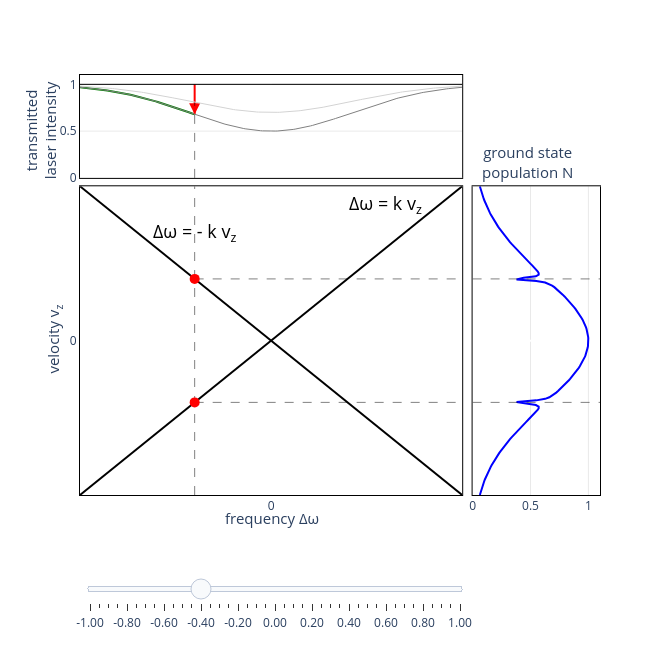

The code cell stored with this chart in its notebook:
### Code cell
import numpy as np
import plotly.graph_objects as go
from plotly.subplots import make_subplots
from scipy.stats import norm, cauchy

# FWHM = 2.355 * sigma, so sigma = FWHM / 2.355
fwhm = 1
sigma = fwhm / 2.355

# Prepare data
v = np.linspace(-1, 1, 100)
L = 1 * v
width = 0.02;


x_right = np.linspace(-1, 1, 200)

def profile_right(v0):
    exc1 = cauchy.pdf(2*(x_right-v0)/width) / cauchy.pdf(0)
    exc2 = cauchy.pdf(2*(x_right+v0)/width) / cauchy.pdf(0)
    if (v0==0):
        ngs = norm.pdf(x_right, 0, sigma)/norm.pdf(0, 0, sigma) * ( 1 - 0.55*exc1 )
    else:
        ngs = norm.pdf(x_right, 0, sigma)/norm.pdf(0, 0, sigma) * ( 1 - 0.45*exc1 ) * ( 1 - 0.45*exc2 )
    return ngs


# Bottom plot - Gaussian
#def gaussian_b(v0):
#    x_bottom = np.linspace(-1, 1, 200)
#    return profile_bottom(v0, x_bottom)

# Left plot - 1 - 0.5*Gaussian
#x_top = np.linspace(-1, 1, 200)
#gaussian_top = norm.pdf(x_top, 0, sigma)/norm.pdf(0, 0, sigma)
#profile_top = 1 - 0.3 * gaussian_top

def x_top(x):
    return np.linspace(-1, x, int(100*(1+x)))

def profile_top(x):
    return 1 - 0.3 * norm.pdf(x, 0, sigma)/norm.pdf(0, 0, sigma)

def profile2_top(x):
    return 1 - 0.5 * norm.pdf(x, 0, sigma)/norm.pdf(0, 0, sigma)

def profile_lambdip_top(x):
    return 1 - 0.5 * norm.pdf(x, 0, sigma)/norm.pdf(0, 0, sigma) + 0.15 * cauchy.pdf(2*x/(1.4*width)) / cauchy.pdf(0)




# Create subplots
fig = make_subplots(
    rows=2, cols=2,
    row_heights=[0.25, 0.75],
    column_widths=[0.75, 0.25],
    horizontal_spacing=0.02,
    vertical_spacing=0.02,
    specs=[[{"type": "xy"}, None],
           [{"type": "xy"}, {"type": "xy"}]]
)

# Create frames for animation/slider
v0_values = np.linspace(-1, 1, 41)  # 41 steps from -1 to 1
frames = []

for v0 in v0_values:
    frame_data = [
        # Top plot trace
        go.Scatter(x=x_top(v0), y=profile_lambdip_top(x_top(v0)), mode='lines', 
                   line=dict(color='green', width=2), showlegend=False),
        # Top plot arrow
        go.Scatter(x=[v0], y=[profile_lambdip_top(v0)],
                     mode="markers",
                     marker=dict(symbol='arrow-down', size=11, color="red")),
        go.Scatter(x=[v0,v0], y=[1,profile_lambdip_top(v0)], mode='lines', 
                   line=dict( color='red', width=2), showlegend=False),
        go.Scatter(x=[v0,v0], y=[0,profile_top(v0)], mode='lines', 
                   line=dict(dash='dash', color='black', width=0.5), showlegend=False),
        # Main plot line
        go.Scatter(x=v, y=L, mode='lines', 
                   line=dict(color='black', width=2), showlegend=False),
        go.Scatter(x=v, y=-L, mode='lines', 
                   line=dict(color='black', width=2), showlegend=False),
        # Main plot marker
        go.Scatter(x=[v0,v0], y=[-1,1], mode='lines', 
                   line=dict(dash='dash', color='black', width=0.5), showlegend=False),
        go.Scatter(x=[v0,1], y=[v0,v0], mode='lines', 
                   line=dict(dash='dash', color='black', width=0.5), showlegend=False),
        go.Scatter(x=[v0,1], y=[-v0,-v0], mode='lines', 
                   line=dict(dash='dash', color='black', width=0.5), showlegend=False),
        # Main plot dot
        go.Scatter(x=[v0], y=[v0], mode='markers',
                   marker=dict(size=10, color='red'), showlegend=False),
        go.Scatter(x=[v0], y=[-v0], mode='markers',
                   marker=dict(size=10, color='red'), showlegend=False),
        # Right plot
        go.Scatter(x=profile_right(v0), y=x_right, mode='lines',
                   line=dict(color='blue', width=2), showlegend=False),
        # Right plot marker
        go.Scatter(x=[0,1.1], y=[v0,v0], mode='lines', 
                   line=dict(dash='dash', color='black', width=0.5), showlegend=False),
        go.Scatter(x=[0,1.1], y=[-v0,-v0], mode='lines', 
                   line=dict(dash='dash', color='black', width=0.5), showlegend=False)
    ]
    frames.append(go.Frame(data=frame_data, name=str(v0)))

# Initial v0 = 0
v0_init = -0.95

# Add traces for initial state
# Top plot (row=1, col=1)
fig.add_trace(
    go.Scatter(x=x_top(v0_init), y=profile_lambdip_top(x_top(v0_init)), mode='lines',
               line=dict(color='green', width=2), showlegend=False),
    row=1, col=1
)
fig.add_trace(
    go.Scatter(x=[v0_init], y=[profile_lambdip_top(v0_init)],
                     mode="markers",
                     marker=dict(symbol='arrow-down', size=11, color="red")),
    row=1, col=1
)
fig.add_trace(
    go.Scatter(x=[v0_init,v0_init], y=[1,profile_lambdip_top(v0_init)], mode='lines', 
                   line=dict( color='red', width=2), showlegend=False),
    row=1, col=1
)
fig.add_trace(
    go.Scatter(x=[v0_init,v0_init], y=[profile_top(v0_init),0], mode='lines', 
                   line=dict(dash='dash', color='black', width=0.5), showlegend=False),
    row=1, col=1
)

# Main plot (row=1, col=2)
fig.add_trace(
    go.Scatter(x=v, y=L, mode='lines',
               line=dict(color='black', width=2), showlegend=False),
    row=2, col=1
)
fig.add_trace(go.Scatter(x=v, y=-L, mode='lines', 
                   line=dict(color='black', width=2), showlegend=False), row=2, col=1)
fig.add_trace(
    go.Scatter(x=[v0_init,v0_init], y=[-1,1], mode='lines', 
                   line=dict(dash='dash', color='black', width=0.5), showlegend=False),
    row=2, col=1
)
fig.add_trace(
    go.Scatter(x=[v0_init,1], y=[v0_init,v0_init], mode='lines', 
                   line=dict(dash='dash', color='black', width=0.5), showlegend=False),
    row=2, col=1
)
fig.add_trace(
    go.Scatter(x=[v0_init,1], y=[-v0_init,-v0_init], mode='lines', 
                   line=dict(dash='dash', color='black', width=0.5), showlegend=False),
    row=2, col=1
)
fig.add_trace(
    go.Scatter(x=[v0_init], y=[v0_init], mode='markers',
               marker=dict(size=10, color='red'), showlegend=False),
    row=2, col=1
)
fig.add_trace(
    go.Scatter(x=[v0_init], y=[-v0_init], mode='markers',
               marker=dict(size=10, color='red'), showlegend=False),
    row=2, col=1
)

# Right plot (row=2, col=2)
fig.add_trace(
    go.Scatter(x=profile_right(v0_init), y=x_right,  mode='lines',
               line=dict(color='blue', width=2), showlegend=False),
    row=2, col=2
)
fig.add_trace(
    go.Scatter(x=[0,1.1], y=[v0_init,v0_init], mode='lines', 
                   line=dict(dash='dash', color='black', width=0.5), showlegend=False),
    row=2, col=2
)
fig.add_trace(
    go.Scatter(x=[0,1.1], y=[-v0_init,-v0_init], mode='lines', 
                   line=dict(dash='dash', color='black', width=0.5), showlegend=False),
    row=2, col=2
)

# Add frames to figure
fig.frames = frames


# Settings to draw a black border line around the plot area
BORDER_SETTINGS = dict(
    showline=True, 
    linecolor='black', 
    linewidth=1, 
    mirror=True # This forces the line to be drawn on all four sides of the plot area
)

fig.add_hline(y=1, line_color="black", line_width=1, line_dash="solid", row=1, col=1)
fig.add_trace(go.Scatter(x=x_top(1), y=profile_top(x_top(1)), mode='lines',
               line=dict(color='lightgray', width=1), showlegend=False), row=1, col=1)
fig.add_trace(go.Scatter(x=x_top(1), y=profile2_top(x_top(1)), mode='lines',
               line=dict(color='gray', width=1), showlegend=False), row=1, col=1)
#fig.add_trace(go.Scatter(x=x_top(1), y=profile_lambdip_top(x_top(1)), mode='lines',
#               line=dict(color='green', width=2), showlegend=False), row=1, col=1)


# Update layout for top plot (row=1, col=1)
fig.update_xaxes( range=[-1, 1], showticklabels=False, showgrid=False, gridwidth=0.5, gridcolor='lightgray', zeroline=True, **BORDER_SETTINGS,row=1, col=1)
fig.update_yaxes( range=[0, 1.1], showgrid=True, gridwidth=0.5, gridcolor='lightgray', zeroline=True, side='left', **BORDER_SETTINGS, row=1, col=1)

# Update layout for main plot (row=1, col=2)
fig.update_xaxes( range=[-1, 1], showticklabels=True, tickvals=[0], showgrid=False, gridwidth=0.5, gridcolor='lightgray', zeroline=True, **BORDER_SETTINGS, row=2, col=1)
fig.update_yaxes( range=[-1, 1], tickvals=[0], showgrid=False, gridwidth=0.5, gridcolor='lightgray', zeroline=True, **BORDER_SETTINGS, row=2, col=1)

# Update layout for bottom plot (row=2, col=2)
fig.update_xaxes( range=[0, 1.1], showgrid=True, gridwidth=0.5, gridcolor='lightgray', zeroline=True, side='left', **BORDER_SETTINGS, row=2, col=2)
fig.update_yaxes( range=[-1, 1], showticklabels=False, showgrid=False, gridwidth=0.5, gridcolor='lightgray', zeroline=True, **BORDER_SETTINGS, row=2, col=2)

# Add slider
sliders = [dict(
    active=1,  # Start at v0=0 (middle of range)
    yanchor="top",
    y=-0.08,
    xanchor="left",
    x=0,
    currentvalue=dict(
        prefix="v0: ",
        visible=False,
        xanchor="right"
    ),
    pad=dict(b=10, t=50),
    len=0.75,
    steps=[dict(
        args=[[f.name], dict(
            frame=dict(duration=0, redraw=True),
            mode="immediate",
            transition=dict(duration=0)
        )],
        label=f"{v0:.2f}",
        method="animate"
    ) for f, v0 in zip(frames, v0_values)]
)]

fig.update_layout(
    sliders=sliders,
    height=650,
    width=650,
    showlegend=False,
    plot_bgcolor='white',
    margin=dict(l=80, r=50, t=75, b=75)
)

# Add annotations
fig.add_annotation( text="Δω = k v<sub>z</sub>", xref="x2", yref="y2", x=0.6, y=0.88, showarrow=False, font=dict(size=18, color='black'), xanchor='center')
fig.add_annotation( text="Δω = - k v<sub>z</sub>", xref="x2", yref="y2", x=-0.4, y=0.7, showarrow=False, font=dict(size=18, color='black'), xanchor='center')

# Labels using annotations to position them correctly
fig.add_annotation( text="transmitted<br>laser intensity", xref="paper", yref="paper", x=-0.075, y=0.99, showarrow=False, font=dict(size=15), textangle=-90, xanchor='center', yanchor='top')

fig.add_annotation( text="velocity v<sub>z</sub>", xref="paper", yref="paper", x=-0.05, y=0.37, showarrow=False, font=dict(size=15), textangle=-90, xanchor='center', yanchor='middle')

fig.add_annotation( text="frequency Δω", xref="paper", yref="paper", x=0.37, y=-0.025, showarrow=False, font=dict(size=15), xanchor='center', yanchor='top')

fig.add_annotation( text="ground state<br>population N", xref="paper", yref="paper", x=0.86, y=0.74, showarrow=False, font=dict(size=15), xanchor='center', yanchor='bottom')

fig.show()

### Figure 1 — Plotly figure (JSON) as saved in the notebook; plotly's stock layout.template omitted (floating-point values rounded to 4 significant figures; data arrays with more than 128 entries replaced by an {"elided": "..."} marker saying what was removed)
{"data": [{"line": {"color": "green", "width": 2}, "mode": "lines", "showlegend": false, "type": "scatter", "x": [-1.0, -0.9898, -0.9797, -0.9695, -0.9593, -0.9492, -0.939, -0.9288, -0.9186, -0.9085, -0.8983, -0.8881, -0.878, -0.8678, -0.8576, -0.8475, -0.8373, -0.8271, -0.8169, -0.8068, -0.7966, -0.7864, -0.7763, -0.7661, -0.7559, -0.7458, -0.7356, -0.7254, -0.7153, -0.7051, -0.6949, -0.6847, -0.6746, -0.6644, -0.6542, -0.6441, -0.6339, -0.6237, -0.6136, -0.6034, -0.5932, -0.5831, -0.5729, -0.5627, -0.5525, -0.5424, -0.5322, -0.522, -0.5119, -0.5017, -0.4915, -0.4814, -0.4712, -0.461, -0.4508, -0.4407, -0.4305, -0.4203, -0.4102, -0.4], "xaxis": "x", "y": [0.9688, 0.967, 0.9651, 0.9631, 0.9611, 0.9589, 0.9567, 0.9543, 0.9519, 0.9493, 0.9467, 0.9439, 0.9411, 0.9381, 0.935, 0.9318, 0.9285, 0.925, 0.9215, 0.9178, 0.914, 0.9101, 0.906, 0.9018, 0.8975, 0.8931, 0.8885, 0.8839, 0.879, 0.8741, 0.869, 0.8638, 0.8585, 0.8531, 0.8475, 0.8418, 0.836, 0.8301, 0.824, 0.8179, 0.8116, 0.8053, 0.7988, 0.7923, 0.7857, 0.7789, 0.7721, 0.7653, 0.7583, 0.7513, 0.7443, 0.7371, 0.73, 0.7228, 0.7156, 0.7083, 0.7011, 0.6938, 0.6866, 0.6793], "yaxis": "y"}, {"marker": {"color": "red", "size": 11, "symbol": "arrow-down"}, "mode": "markers", "type": "scatter", "x": [-0.4], "xaxis": "x", "y": [0.6793], "yaxis": "y"}, {"line": {"color": "red", "width": 2}, "mode": "lines", "showlegend": false, "type": "scatter", "x": [-0.4, -0.4], "xaxis": "x", "y": [1, 0.6793], "yaxis": "y"}, {"line": {"color": "black", "dash": "dash", "width": 0.5}, "mode": "lines", "showlegend": false, "type": "scatter", "x": [-0.4, -0.4], "xaxis": "x", "y": [0, 0.8075], "yaxis": "y"}, {"line": {"color": "black", "width": 2}, "mode": "lines", "showlegend": false, "type": "scatter", "x": [-1.0, -0.9798, -0.9596, -0.9394, -0.9192, -0.899, -0.8788, -0.8586, -0.8384, -0.8182, -0.798, -0.7778, -0.7576, -0.7374, -0.7172, -0.697, -0.6768, -0.6566, -0.6364, -0.6162, -0.596, -0.5758, -0.5556, -0.5354, -0.5152, -0.4949, -0.4747, -0.4545, -0.4343, -0.4141, -0.3939, -0.3737, -0.3535, -0.3333, -0.3131, -0.2929, -0.2727, -0.2525, -0.2323, -0.2121, -0.1919, -0.1717, -0.1515, -0.1313, -0.1111, -0.09091, -0.07071, -0.05051, -0.0303, -0.0101, 0.0101, 0.0303, 0.05051, 0.07071, 0.09091, 0.1111, 0.1313, 0.1515, 0.1717, 0.1919, 0.2121, 0.2323, 0.2525, 0.2727, 0.2929, 0.3131, 0.3333, 0.3535, 0.3737, 0.3939, 0.4141, 0.4343, 0.4545, 0.4747, 0.4949, 0.5152, 0.5354, 0.5556, 0.5758, 0.596, 0.6162, 0.6364, 0.6566, 0.6768, 0.697, 0.7172, 0.7374, 0.7576, 0.7778, 0.798, 0.8182, 0.8384, 0.8586, 0.8788, 0.899, 0.9192, 0.9394, 0.9596, 0.9798, 1.0], "xaxis": "x2", "y": [-1.0, -0.9798, -0.9596, -0.9394, -0.9192, -0.899, -0.8788, -0.8586, -0.8384, -0.8182, -0.798, -0.7778, -0.7576, -0.7374, -0.7172, -0.697, -0.6768, -0.6566, -0.6364, -0.6162, -0.596, -0.5758, -0.5556, -0.5354, -0.5152, -0.4949, -0.4747, -0.4545, -0.4343, -0.4141, -0.3939, -0.3737, -0.3535, -0.3333, -0.3131, -0.2929, -0.2727, -0.2525, -0.2323, -0.2121, -0.1919, -0.1717, -0.1515, -0.1313, -0.1111, -0.09091, -0.07071, -0.05051, -0.0303, -0.0101, 0.0101, 0.0303, 0.05051, 0.07071, 0.09091, 0.1111, 0.1313, 0.1515, 0.1717, 0.1919, 0.2121, 0.2323, 0.2525, 0.2727, 0.2929, 0.3131, 0.3333, 0.3535, 0.3737, 0.3939, 0.4141, 0.4343, 0.4545, 0.4747, 0.4949, 0.5152, 0.5354, 0.5556, 0.5758, 0.596, 0.6162, 0.6364, 0.6566, 0.6768, 0.697, 0.7172, 0.7374, 0.7576, 0.7778, 0.798, 0.8182, 0.8384, 0.8586, 0.8788, 0.899, 0.9192, 0.9394, 0.9596, 0.9798, 1.0], "yaxis": "y2"}, {"line": {"color": "black", "width": 2}, "mode": "lines", "showlegend": false, "type": "scatter", "x": [-1.0, -0.9798, -0.9596, -0.9394, -0.9192, -0.899, -0.8788, -0.8586, -0.8384, -0.8182, -0.798, -0.7778, -0.7576, -0.7374, -0.7172, -0.697, -0.6768, -0.6566, -0.6364, -0.6162, -0.596, -0.5758, -0.5556, -0.5354, -0.5152, -0.4949, -0.4747, -0.4545, -0.4343, -0.4141, -0.3939, -0.3737, -0.3535, -0.3333, -0.3131, -0.2929, -0.2727, -0.2525, -0.2323, -0.2121, -0.1919, -0.1717, -0.1515, -0.1313, -0.1111, -0.09091, -0.07071, -0.05051, -0.0303, -0.0101, 0.0101, 0.0303, 0.05051, 0.07071, 0.09091, 0.1111, 0.1313, 0.1515, 0.1717, 0.1919, 0.2121, 0.2323, 0.2525, 0.2727, 0.2929, 0.3131, 0.3333, 0.3535, 0.3737, 0.3939, 0.4141, 0.4343, 0.4545, 0.4747, 0.4949, 0.5152, 0.5354, 0.5556, 0.5758, 0.596, 0.6162, 0.6364, 0.6566, 0.6768, 0.697, 0.7172, 0.7374, 0.7576, 0.7778, 0.798, 0.8182, 0.8384, 0.8586, 0.8788, 0.899, 0.9192, 0.9394, 0.9596, 0.9798, 1.0], "xaxis": "x2", "y": [1.0, 0.9798, 0.9596, 0.9394, 0.9192, 0.899, 0.8788, 0.8586, 0.8384, 0.8182, 0.798, 0.7778, 0.7576, 0.7374, 0.7172, 0.697, 0.6768, 0.6566, 0.6364, 0.6162, 0.596, 0.5758, 0.5556, 0.5354, 0.5152, 0.4949, 0.4747, 0.4545, 0.4343, 0.4141, 0.3939, 0.3737, 0.3535, 0.3333, 0.3131, 0.2929, 0.2727, 0.2525, 0.2323, 0.2121, 0.1919, 0.1717, 0.1515, 0.1313, 0.1111, 0.09091, 0.07071, 0.05051, 0.0303, 0.0101, -0.0101, -0.0303, -0.05051, -0.07071, -0.09091, -0.1111, -0.1313, -0.1515, -0.1717, -0.1919, -0.2121, -0.2323, -0.2525, -0.2727, -0.2929, -0.3131, -0.3333, -0.3535, -0.3737, -0.3939, -0.4141, -0.4343, -0.4545, -0.4747, -0.4949, -0.5152, -0.5354, -0.5556, -0.5758, -0.596, -0.6162, -0.6364, -0.6566, -0.6768, -0.697, -0.7172, -0.7374, -0.7576, -0.7778, -0.798, -0.8182, -0.8384, -0.8586, -0.8788, -0.899, -0.9192, -0.9394, -0.9596, -0.9798, -1.0], "yaxis": "y2"}, {"line": {"color": "black", "dash": "dash", "width": 0.5}, "mode": "lines", "showlegend": false, "type": "scatter", "x": [-0.4, -0.4], "xaxis": "x2", "y": [-1, 1], "yaxis": "y2"}, {"line": {"color": "black", "dash": "dash", "width": 0.5}, "mode": "lines", "showlegend": false, "type": "scatter", "x": [-0.4, 1], "xaxis": "x2", "y": [-0.4, -0.4], "yaxis": "y2"}, {"line": {"color": "black", "dash": "dash", "width": 0.5}, "mode": "lines", "showlegend": false, "type": "scatter", "x": [-0.4, 1], "xaxis": "x2", "y": [0.4, 0.4], "yaxis": "y2"}, {"marker": {"color": "red", "size": 10}, "mode": "markers", "showlegend": false, "type": "scatter", "x": [-0.4], "xaxis": "x2", "y": [-0.4], "yaxis": "y2"}, {"marker": {"color": "red", "size": 10}, "mode": "markers", "showlegend": false, "type": "scatter", "x": [-0.4], "xaxis": "x2", "y": [0.4], "yaxis": "y2"}, {"line": {"color": "blue", "width": 2}, "mode": "lines", "showlegend": false, "type": "scatter", "x": {"elided": "200 float values"}, "xaxis": "x3", "y": {"elided": "200 float values"}, "yaxis": "y3"}, {"line": {"color": "black", "dash": "dash", "width": 0.5}, "mode": "lines", "showlegend": false, "type": "scatter", "x": [0, 1.1], "xaxis": "x3", "y": [-0.4, -0.4], "yaxis": "y3"}, {"line": {"color": "black", "dash": "dash", "width": 0.5}, "mode": "lines", "showlegend": false, "type": "scatter", "x": [0, 1.1], "xaxis": "x3", "y": [0.4, 0.4], "yaxis": "y3"}, {"line": {"color": "lightgray", "width": 1}, "mode": "lines", "showlegend": false, "type": "scatter", "x": {"elided": "200 float values"}, "xaxis": "x", "y": {"elided": "200 float values"}, "yaxis": "y"}, {"line": {"color": "gray", "width": 1}, "mode": "lines", "showlegend": false, "type": "scatter", "x": {"elided": "200 float values"}, "xaxis": "x", "y": {"elided": "200 float values"}, "yaxis": "y"}], "layout": {"annotations": [{"font": {"color": "black", "size": 18}, "showarrow": false, "text": "Δω = k v<sub>z</sub>", "x": 0.6, "xanchor": "center", "xref": "x2", "y": 0.88, "yref": "y2"}, {"font": {"color": "black", "size": 18}, "showarrow": false, "text": "Δω = - k v<sub>z</sub>", "x": -0.4, "xanchor": "center", "xref": "x2", "y": 0.7, "yref": "y2"}, {"font": {"size": 15}, "showarrow": false, "text": "transmitted<br>laser intensity", "textangle": -90, "x": -0.075, "xanchor": "center", "xref": "paper", "y": 0.99, "yanchor": "top", "yref": "paper"}, {"font": {"size": 15}, "showarrow": false, "text": "velocity v<sub>z</sub>", "textangle": -90, "x": -0.05, "xanchor": "center", "xref": "paper", "y": 0.37, "yanchor": "middle", "yref": "paper"}, {"font": {"size": 15}, "showarrow": false, "text": "frequency Δω", "x": 0.37, "xanchor": "center", "xref": "paper", "y": -0.025, "yanchor": "top", "yref": "paper"}, {"font": {"size": 15}, "showarrow": false, "text": "ground state<br>population N", "x": 0.86, "xanchor": "center", "xref": "paper", "y": 0.74, "yanchor": "bottom", "yref": "paper"}], "height": 650, "margin": {"b": 75, "l": 80, "r": 50, "t": 75}, "plot_bgcolor": "white", "shapes": [{"line": {"color": "black", "dash": "solid", "width": 1}, "type": "line", "x0": 0, "x1": 1, "xref": "x domain", "y0": 1, "y1": 1, "yref": "y"}], "showlegend": false, "sliders": [{"active": 12, "currentvalue": {"prefix": "v0: ", "visible": false, "xanchor": "right"}, "len": 0.75, "pad": {"b": 10, "t": 50}, "steps": [{"args": [["-1.0"], {"frame": {"duration": 0, "redraw": true}, "mode": "immediate", "transition": {"duration": 0}}], "label": "-1.00", "method": "animate"}, {"args": [["-0.95"], {"frame": {"duration": 0, "redraw": true}, "mode": "immediate", "transition": {"duration": 0}}], "label": "-0.95", "method": "animate"}, {"args": [["-0.9"], {"frame": {"duration": 0, "redraw": true}, "mode": "immediate", "transition": {"duration": 0}}], "label": "-0.90", "method": "animate"}, {"args": [["-0.85"], {"frame": {"duration": 0, "redraw": true}, "mode": "immediate", "transition": {"duration": 0}}], "label": "-0.85", "method": "animate"}, {"args": [["-0.8"], {"frame": {"duration": 0, "redraw": true}, "mode": "immediate", "transition": {"duration": 0}}], "label": "-0.80", "method": "animate"}, {"args": [["-0.75"], {"frame": {"duration": 0, "redraw": true}, "mode": "immediate", "transition": {"duration": 0}}], "label": "-0.75", "method": "animate"}, {"args": [["-0.7"], {"frame": {"duration": 0, "redraw": true}, "mode": "immediate", "transition": {"duration": 0}}], "label": "-0.70", "method": "animate"}, {"args": [["-0.6499999999999999"], {"frame": {"duration": 0, "redraw": true}, "mode": "immediate", "transition": {"duration": 0}}], "label": "-0.65", "method": "animate"}, {"args": [["-0.6"], {"frame": {"duration": 0, "redraw": true}, "mode": "immediate", "transition": {"duration": 0}}], "label": "-0.60", "method": "animate"}, {"args": [["-0.55"], {"frame": {"duration": 0, "redraw": true}, "mode": "immediate", "transition": {"duration": 0}}], "label": "-0.55", "method": "animate"}, {"args": [["-0.5"], {"frame": {"duration": 0, "redraw": true}, "mode": "immediate", "transition": {"duration": 0}}], "label": "-0.50", "method": "animate"}, {"args": [["-0.44999999999999996"], {"frame": {"duration": 0, "redraw": true}, "mode": "immediate", "transition": {"duration": 0}}], "label": "-0.45", "method": "animate"}, {"args": [["-0.3999999999999999"], {"frame": {"duration": 0, "redraw": true}, "mode": "immediate", "transition": {"duration": 0}}], "label": "-0.40", "method": "animate"}, {"args": [["-0.35"], {"frame": {"duration": 0, "redraw": true}, "mode": "immediate", "transition": {"duration": 0}}], "label": "-0.35", "method": "animate"}, {"args": [["-0.29999999999999993"], {"frame": {"duration": 0, "redraw": true}, "mode": "immediate", "transition": {"duration": 0}}], "label": "-0.30", "method": "animate"}, {"args": [["-0.25"], {"frame": {"duration": 0, "redraw": true}, "mode": "immediate", "transition": {"duration": 0}}], "label": "-0.25", "method": "animate"}, {"args": [["-0.19999999999999996"], {"frame": {"duration": 0, "redraw": true}, "mode": "immediate", "transition": {"duration": 0}}], "label": "-0.20", "method": "animate"}, {"args": [["-0.1499999999999999"], {"frame": {"duration": 0, "redraw": true}, "mode": "immediate", "transition": {"duration": 0}}], "label": "-0.15", "method": "animate"}, {"args": [["-0.09999999999999998"], {"frame": {"duration": 0, "redraw": true}, "mode": "immediate", "transition": {"duration": 0}}], "label": "-0.10", "method": "animate"}, {"args": [["-0.04999999999999993"], {"frame": {"duration": 0, "redraw": true}, "mode": "immediate", "transition": {"duration": 0}}], "label": "-0.05", "method": "animate"}, {"args": [["0.0"], {"frame": {"duration": 0, "redraw": true}, "mode": "immediate", "transition": {"duration": 0}}], "label": "0.00", "method": "animate"}, {"args": [["0.050000000000000044"], {"frame": {"duration": 0, "redraw": true}, "mode": "immediate", "transition": {"duration": 0}}], "label": "0.05", "method": "animate"}, {"args": [["0.10000000000000009"], {"frame": {"duration": 0, "redraw": true}, "mode": "immediate", "transition": {"duration": 0}}], "label": "0.10", "method": "animate"}, {"args": [["0.15000000000000013"], {"frame": {"duration": 0, "redraw": true}, "mode": "immediate", "transition": {"duration": 0}}], "label": "0.15", "method": "animate"}, {"args": [["0.20000000000000018"], {"frame": {"duration": 0, "redraw": true}, "mode": "immediate", "transition": {"duration": 0}}], "label": "0.20", "method": "animate"}, {"args": [["0.25"], {"frame": {"duration": 0, "redraw": true}, "mode": "immediate", "transition": {"duration": 0}}], "label": "0.25", "method": "animate"}, {"args": [["0.30000000000000004"], {"frame": {"duration": 0, "redraw": true}, "mode": "immediate", "transition": {"duration": 0}}], "label": "0.30", "method": "animate"}, {"args": [["0.3500000000000001"], {"frame": {"duration": 0, "redraw": true}, "mode": "immediate", "transition": {"duration": 0}}], "label": "0.35", "method": "animate"}, {"args": [["0.40000000000000013"], {"frame": {"duration": 0, "redraw": true}, "mode": "immediate", "transition": {"duration": 0}}], "label": "0.40", "method": "animate"}, {"args": [["0.4500000000000002"], {"frame": {"duration": 0, "redraw": true}, "mode": "immediate", "transition": {"duration": 0}}], "label": "0.45", "method": "animate"}, {"args": [["0.5"], {"frame": {"duration": 0, "redraw": true}, "mode": "immediate", "transition": {"duration": 0}}], "label": "0.50", "method": "animate"}, {"args": [["0.55"], {"frame": {"duration": 0, "redraw": true}, "mode": "immediate", "transition": {"duration": 0}}], "label": "0.55", "method": "animate"}, {"args": [["0.6000000000000001"], {"frame": {"duration": 0, "redraw": true}, "mode": "immediate", "transition": {"duration": 0}}], "label": "0.60", "method": "animate"}, {"args": [["0.6500000000000001"], {"frame": {"duration": 0, "redraw": true}, "mode": "immediate", "transition": {"duration": 0}}], "label": "0.65", "method": "animate"}, {"args": [["0.7000000000000002"], {"frame": {"duration": 0, "redraw": true}, "mode": "immediate", "transition": {"duration": 0}}], "label": "0.70", "method": "animate"}, {"args": [["0.75"], {"frame": {"duration": 0, "redraw": true}, "mode": "immediate", "transition": {"duration": 0}}], "label": "0.75", "method": "animate"}, {"args": [["0.8"], {"frame": {"duration": 0, "redraw": true}, "mode": "immediate", "transition": {"duration": 0}}], "label": "0.80", "method": "animate"}, {"args": [["0.8500000000000001"], {"frame": {"duration": 0, "redraw": true}, "mode": "immediate", "transition": {"duration": 0}}], "label": "0.85", "method": "animate"}, {"args": [["0.9000000000000001"], {"frame": {"duration": 0, "redraw": true}, "mode": "immediate", "transition": {"duration": 0}}], "label": "0.90", "method": "animate"}, {"args": [["0.9500000000000002"], {"frame": {"duration": 0, "redraw": true}, "mode": "immediate", "transition": {"duration": 0}}], "label": "0.95", "method": "animate"}, {"args": [["1.0"], {"frame": {"duration": 0, "redraw": true}, "mode": "immediate", "transition": {"duration": 0}}], "label": "1.00", "method": "animate"}], "x": 0, "xanchor": "left", "y": -0.08, "yanchor": "top"}], "width": 650, "xaxis": {"anchor": "y", "autorange": false, "domain": [0, 0.735], "gridcolor": "lightgray", "gridwidth": 0.5, "linecolor": "black", "linewidth": 1, "mirror": true, "range": [-1, 1], "showgrid": false, "showline": true, "showspikes": false, "showticklabels": false, "type": "linear", "zeroline": true}, "xaxis2": {"anchor": "y2", "autorange": false, "domain": [0, 0.735], "gridcolor": "lightgray", "gridwidth": 0.5, "linecolor": "black", "linewidth": 1, "mirror": true, "range": [-1, 1], "showgrid": false, "showline": true, "showspikes": false, "showticklabels": true, "tickvals": [0], "type": "linear", "zeroline": true}, "xaxis3": {"anchor": "y3", "autorange": false, "domain": [0.755, 1], "gridcolor": "lightgray", "gridwidth": 0.5, "linecolor": "black", "linewidth": 1, "mirror": true, "range": [0, 1.1], "showgrid": true, "showline": true, "showspikes": false, "side": "left", "type": "linear", "zeroline": true}, "yaxis": {"anchor": "x", "autorange": false, "domain": [0.755, 1], "gridcolor": "lightgray", "gridwidth": 0.5, "linecolor": "black", "linewidth": 1, "mirror": true, "range": [0, 1.1], "showgrid": true, "showline": true, "showspikes": false, "side": "left", "type": "linear", "zeroline": true}, "yaxis2": {"anchor": "x2", "autorange": false, "domain": [0, 0.735], "gridcolor": "lightgray", "gridwidth": 0.5, "linecolor": "black", "linewidth": 1, "mirror": true, "range": [-1, 1], "showgrid": false, "showline": true, "showspikes": false, "tickvals": [0], "type": "linear", "zeroline": true}, "yaxis3": {"anchor": "x3", "autorange": false, "domain": [0, 0.735], "gridcolor": "lightgray", "gridwidth": 0.5, "linecolor": "black", "linewidth": 1, "mirror": true, "range": [-1, 1], "showgrid": false, "showline": true, "showspikes": false, "showticklabels": false, "type": "linear", "zeroline": true}}}
